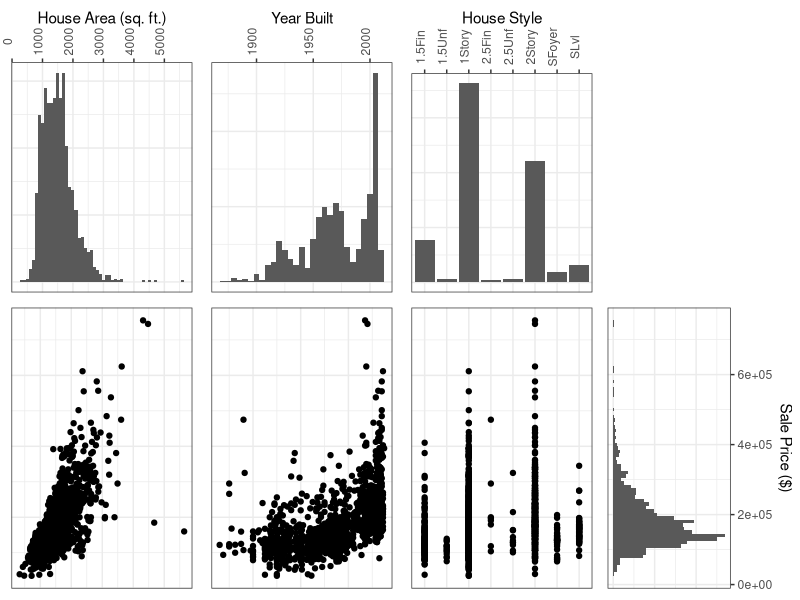
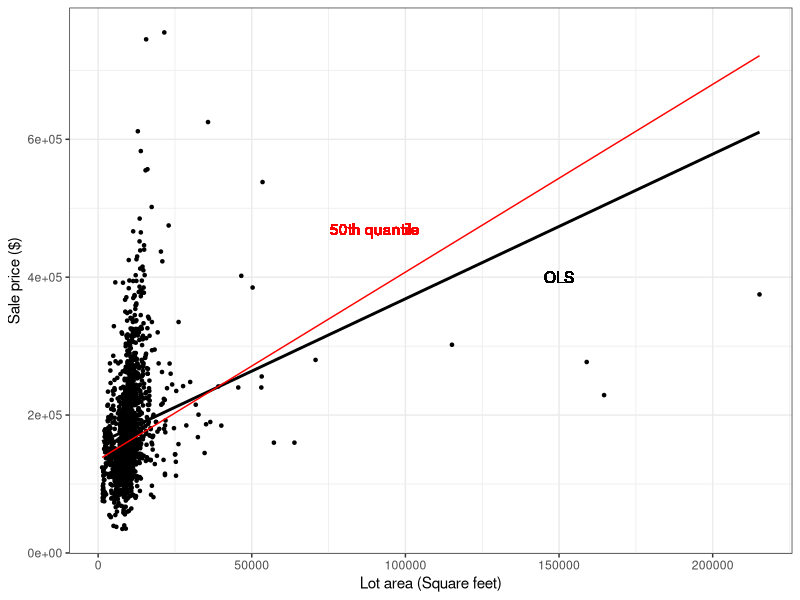
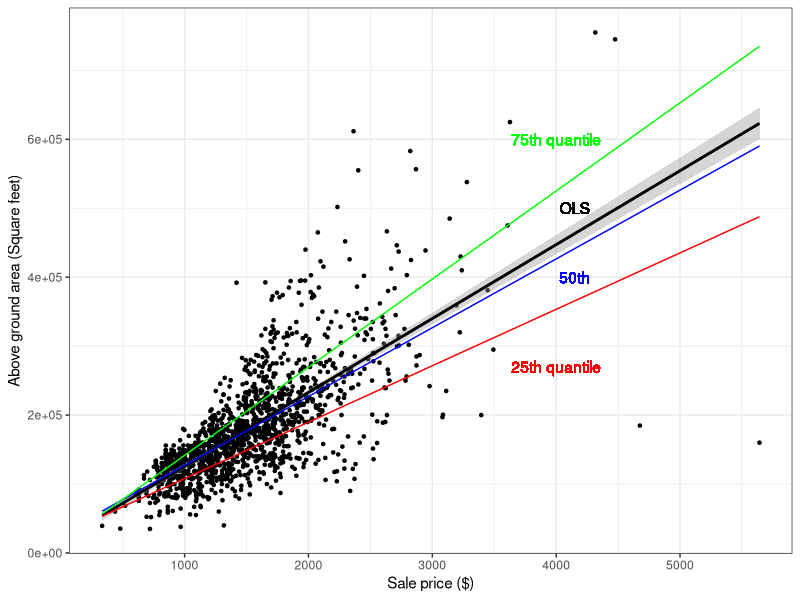

Reproduce these figures in R, in order. (Note: this script raises an error after producing the figures.)
## ---- chunk 1
# installing/loading the package:
# if(!require(installr)) {
#   install.packages("installr"); 
#   require(installr)
# } #load / install+load installr
# # using the package:
# updateR()

# install.packages('fastDummies')
# install.packages("quantreg")
library(quantreg)
#library(sjPlot)
library(haven)
library(fastDummies)
library(gridExtra)
library(tidyverse)
library(Metrics)
require(gridExtra)
library(cowplot)
library(ggplot2)
library(tidyr)
#library(equatiomatic)
#library(fastDummies)
#library(pscl)

#library(gsheet)
#library(brant)
#library(MASS)
#library(lmtest)
#library(reshape2)

#library(nnet)
#library(AER)
#library(boot)

#library(asaur)

## ---- chunk 2
df <- read.csv("TrainData.csv") |>
  select(SalePrice, GrLivArea, LotArea, TotRmsAbvGrd, LotShape, Foundation, YearBuilt, HouseStyle) |>
  na.omit() |>
  distinct()

## ---- chunk 3
suppressWarnings({

p1 <- df |> ggplot(aes(x = GrLivArea)) + geom_histogram(binwidth = 100) + theme_bw() + theme(axis.text.y = element_blank(), axis.text.x = element_text(angle = 90), axis.ticks.y = element_blank()) + ylab(NULL) + xlab("House Area (sq. ft.)") + scale_x_continuous(position = "top")

p2 <- df |> ggplot(aes(x = YearBuilt)) + geom_histogram(binwidth = 5) + theme_bw() + theme(axis.text.y = element_blank(), axis.text.x = element_text(angle = 90), axis.ticks.y = element_blank()) + ylab(NULL) + xlab("Year Built") + scale_x_continuous(position = "top")

p3 <- df |> ggplot(aes(x = HouseStyle)) + geom_histogram(stat="count") + theme_bw() + theme(axis.text.y = element_blank(), axis.text.x = element_text(angle = 90), axis.ticks.y = element_blank()) + ylab(NULL) + xlab("House Style") + scale_x_discrete(position = "top")

p4 <- ggplot() + theme_minimal()

p5 <- df |> ggplot(aes(x = GrLivArea, y = SalePrice)) + geom_point() + theme_bw() + theme(axis.text = element_blank(), axis.ticks = element_blank()) + ylab(NULL) + xlab(NULL)

p6 <- df |> ggplot(aes(x = YearBuilt, y = SalePrice)) + geom_point() + theme_bw() + theme(axis.text = element_blank(), axis.ticks = element_blank()) + ylab(NULL) + xlab(NULL)

p7 <- df |> ggplot(aes(x = HouseStyle, y = SalePrice)) + geom_point() + theme_bw() + theme(axis.text = element_blank(), axis.ticks = element_blank()) + ylab(NULL) + xlab(NULL)

p8 <- df |> ggplot(aes(x = SalePrice)) + geom_histogram(binwidth = 10000) + theme_bw() + ylab(NULL) + xlab("Sale Price ($)") + coord_flip() + scale_x_continuous(position = "top") + theme(axis.text.x = element_blank(), axis.ticks.x = element_blank())

grid.arrange(p1, p2, p3, p4, p5, p6, p7, p8, nrow = 2)

})
## ---- chunk 4

df |> ggplot(aes(y = SalePrice, x = LotArea)) +
  geom_point(size = 0.9) +
  geom_smooth(method = lm, se = F, color = "black") +
  geom_text(aes(y = 400000, x = 150000, label = "OLS"), color="black") + 
  geom_quantile(quantiles=0.5, color="red") + 
  geom_text(aes(y = 470000, x = 90000, label = "50th quantile"), color="red") + 
  ylab("Sale price ($)") +
  xlab("Lot area (Square feet)") +
  theme_bw()
## ---- chunk 5
# df |> ggplot(aes(y = SalePrice, x = GrLivArea)) +
#   geom_boxplot()

df |> ggplot(aes(y = SalePrice, x = GrLivArea)) +
  geom_point(size = 0.9) +
  stat_smooth(method = lm, color = "black") +
  geom_text(aes(x = 4150, y = 500000, label = "OLS"), color="black") + 
  geom_quantile(quantiles=0.25, color="red") + 
  geom_text(aes(x = 4000, y = 270000, label = "25th quantile"), color="red") + 
  geom_quantile(quantiles=0.5, color="blue") + 
  geom_text(aes(x = 4150, y = 400000, label = "50th"), color="blue") + 
  geom_quantile(quantiles=0.75, color="green") + 
  geom_text(aes(x = 4000, y = 600000, label = "75th quantile"), color="green") + 
  xlab("Sale price ($)") +
  ylab("Above ground area (Square feet)") +
  theme_bw()
## ---- chunk 6
get_is_sig_pred_cont <- function(c, m, varName, pvalue, res) {
    dont = ifelse(pvalue < 0.05, "", "don't")
    paste(c(
        "(With $\\alpha$ = 0.05)",
        "Hypotheses:",
        c(sprintf("- H<sub>0</sub>: $\\beta$<sub>%s</sub> = 0", varName)),
        c(sprintf("- H<sub>1</sub>: $\\beta$<sub>%s</sub> $\\neq$ 0", varName)),
        "p-value:",
        c(sprintf("-   p<sub>%s</sub> = %s ($\\alpha$ = 0.05)", varName, pvalue)),
        "Rejection rule:",
        "-   Reject H<sub>0</sub> if p \\< $\\alpha$",
        "Conclusion:",
        c(sprintf("-   We %s have sufficient evidence to conclude that %s is a significant predictor of %s", dont, varName, res))
    ), collapse = "\n\n")
}

get_is_sig_pred_cat <- function(c, m, basevar, varNames, pvalue, res) {
    dont = ifelse(pvalue < 0.05, "", "don't")
    h0 <- "-   H<sub>0</sub>: "
    for (x in varNames) {
        h0 <- paste(sprintf("%s $\\beta$<sub>%s</sub> =", h0, x))
    }
    h0 <- paste(sprintf("%s 0", h0))

    h1 <- "-   H<sub>1</sub>: At least one $\\beta$<sub>i</sub> $\\neq$ 0, i = {"
    for (x in varNames) {
        h1 <- paste(sprintf("%s %s,", h1, x))
    }
    h1 <- substring(h1, 1, nchar(h1) - 1)
    h1 <- paste(sprintf("%s }", h1))

    paste(c(
        "(With $\\alpha$ = 0.05)",
        "Hypotheses:",
        h0,
        h1,
        "p-value:",
        c(sprintf("-   p<sub>%s</sub> = %s ($\\alpha$ = 0.05)", basevar, pvalue)),
        "Rejection rule:",
        "-   Reject H<sub>0</sub> if p \\< $\\alpha$",
        "Conclusion:",
        c(sprintf("-   We %s have sufficient evidence to conclude that %s is a significant predictor of %s", dont, basevar, res))
    ), collapse = "\n\n")
}
# get_is_sig_pred_cont(c2c, m2c, "Procedure.Heart.Attack.Cost", 12, "Rating safety")[[1]][1]
## ---- chunk 7
qr50 = rq(data=df, SalePrice ~ GrLivArea + LotArea + TotRmsAbvGrd + as.factor(LotShape) + as.factor(Foundation), tau=0.50)
qr50_summary = summary(qr50)
## ---- chunk 8
fullDataLength = length(df$SalePrice)
fullDataLength
count10per = fullDataLength / 10
count10per
sorted_df <- df[order(-df$SalePrice),]
names(sorted_df)
length(sorted_df$SalePrice)
Q90SalePrice <- top_n(sorted_df, count10per)
length(Q90SalePrice$SalePrice)
qr90_p = rq(data=df, SalePrice ~ GrLivArea + LotArea + TotRmsAbvGrd + as.factor(LotShape) + as.factor(Foundation), tau=0.90)

mae(predict(ols, newdata=Q90SalePrice), Q90SalePrice$SalePrice)
mae(predict(qr90_p, newdata=Q90SalePrice), Q90SalePrice$SalePrice)

olsMae = mae(predict(ols, newdata=Q90SalePrice$SalePrice), )
olsMae

qr90_pMae = mae(predict(qr90_p), Q90SalePrice$SalePrice)
qr90_pMae
## ---- chunk 9
#Generate all QR models 
taus <- seq(from=0.01, to=1, by=.01)
df <- dummy_cols(df, select_columns="LotShape")
df <- dummy_cols(df, select_columns="Foundation")
colnames(df)
qrs <- rq(data=df, SalePrice ~ GrLivArea + LotArea + TotRmsAbvGrd + LotShape_IR1 + LotShape_IR2 + Foundation_BrkTil + Foundation_CBlock + Foundation_PConc + Foundation_Slab + Foundation_Stone, tau=taus)
## ---- chunk 10
num_of_rows <- nrow(qrs$coefficients)
par(mfrow = c(2, 2))
plot.new()
mtext("Beta change per quantile level", side = 3, line = - 2, outer = TRUE)
plot(qrs$coefficients[1, ], xlab="Quantiles", ylab="Y-Intercepts")
plot(qrs$coefficients[2, ], xlab="Quantiles", ylab="Lot-Area")
plot(qrs$coefficients[3, ], xlab="Quantiles", ylab="TotRmsAbvGrd")
plot(qrs$coefficients[4, ], xlab="Quantiles", ylab="LotShape-IR2")
mtext("Beta change per quantile level", side = 3, line = - 2, outer = TRUE)
plot(qrs$coefficients[5, ], xlab="Quantiles", ylab="LotShape-IR3")
plot(qrs$coefficients[6, ], xlab="Quantiles", ylab="LotShape-Reg")
plot(qrs$coefficients[7, ], xlab="Quantiles", ylab="Foundation-CBlock")
plot(qrs$coefficients[8, ], xlab="Quantiles", ylab="Foundation-PConc")
mtext("Beta change per quantile level", side = 3, line = - 2, outer = TRUE)
plot(qrs$coefficients[9, ], xlab="Quantiles", ylab="Foundation-Slab")
plot(qrs$coefficients[10, ], xlab="Quantiles", ylab="Foundation-Stone")
plot(qrs$coefficients[11, ], xlab="Quantiles", ylab="Foundation-Wood")
# names(qrs)
# qrs$fitted.values[2,]
# names(qrs$model)
# qrs$model[1,]
# anova(qrs, test="Wald", se="iid", joint=FALSE)
# qrs
# fp <- predict(qrs, newdata=df, , stepfun=TRUE)
# head(fp)
# # names(fp)
# fpr <- rearrange(fp)
# # names(fpr)
# fpr[[2]]
# plot(fp[[2]],main = "besbts")
# lines(fpr[[2]], col="red")
# legend(.2,20,c("raw","cooked"),lty = c(1,1),col=c("black","red"))
plot(summary(qrs, se = "iid"))
# summary(qrs, se = "iid")[[1]]$coefficients[1,][4]
# names(qrs)
qrs_summary <- summary(qrs, se = "iid")
## ---- chunk 11
qr50_r_foundation = rq(data=df, SalePrice ~ GrLivArea + LotArea + TotRmsAbvGrd + as.factor(LotShape), tau=0.5)
anova_50_foundation <- anova(qr50, qr50_r_foundation)
anova_50_foundation

qr50_r_lotShape = rq(data=df, SalePrice ~ GrLivArea + LotArea + TotRmsAbvGrd + as.factor(Foundation), tau=0.5)
anova_50_lotShape <- anova(qr50, qr50_r_lotShape)
anova_50_lotShape

qr90 = rq(data=df, SalePrice ~ GrLivArea + LotArea + TotRmsAbvGrd + as.factor(LotShape) + as.factor(Foundation), tau=0.90)
qr90_r_foundation = rq(data=df, SalePrice ~ GrLivArea + LotArea + TotRmsAbvGrd + as.factor(LotShape), tau=0.90)
anova_90_foundation <- anova(qr90, qr90_r_foundation)
anova_90_foundation

qr90_r_lotshape = rq(data=df, SalePrice ~ GrLivArea + LotArea + TotRmsAbvGrd + as.factor(Foundation), tau=0.90)
anova_90_lotshape <- anova(qr90, qr90_r_lotshape)
anova_90_lotshape

### Many quantiles give the error:
### Error in base::backsolve(r, x, k = k, upper.tri = upper.tri, transpose = transpose,  :
###  singular matrix in 'backsolve'. First zero in diagonal [12]
# qr10 = rq(data=df, SalePrice ~ GrLivArea + LotArea + TotRmsAbvGrd + as.factor(LotShape) + as.factor(Foundation), tau=0.10)
# qr10_r_foundation = rq(data=df, SalePrice ~ GrLivArea + LotArea + TotRmsAbvGrd + as.factor(LotShape), tau=0.10)
# anova_10_foundation <- anova(qr10, qr10_r_foundation)
# anova_10_foundation

# qr10_r_lotshape = rq(data=df, SalePrice ~ GrLivArea + LotArea + TotRmsAbvGrd + as.factor(Foundation), tau=0.10)
# anova_10_lotshape <- anova(qr10, qr10_r_lotshape)
# anova_10_lotshape

## ---- chunk 12

## ---- chunk 13

# get_rq <- function(x) {
#   return (rq(data=df, SalePrice ~ GrLivArea + LotArea + TotRmsAbvGrd + LotShape_IR1 + LotShape_IR2 + Foundation_BrkTil + Foundation_CBlock + Foundation_PConc + Foundation_Slab + Foundation_Stone, tau=x))
# }
# # tauus <- function(x) x
# qr_list2 <- sapply(taus, get_rq)
# # qr_list2 <- vapply(taus, get_rq, numeric(1), use_names=TRUE)
# summary(qr_list2[[1]])
# names(qr_list2[[2]])
# qr_list2
# summary(qr_list2[[50]])
# qr_list3 <- list()
# lapply(qr_list2, function(qr_model) {
#   qr_list3[[qr_model$tau]] <- qr_model
# })

# for (i in seq(0, 99)) {
#   qr_list3[[qr_list2[[i]]$tau]] <- c(qr_list2[[i]])
# }
# dic <- c()
# for(qrmodel in qr_list2) {
#   # qrmodel$tau
#   plot(summary(qrmodel))
# }
# names(dic)
# qr_list3

# length(qr_list2)
# names(qrs)
# summary(qrs[0])
## ---- chunk 14

ols = lm(data=df, SalePrice ~ GrLivArea + LotArea + TotRmsAbvGrd + as.factor(LotShape) + as.factor(Foundation))
ols_summary = summary(ols)
ols_summary
## ---- chunk 15
olsMae = mae(predict(ols), df$SalePrice)
olsMae
Qr50Mae = mae(predict(qr50), df$SalePrice)
Qr50Mae
## ---- chunk 16
olsRmse = rmse(predict(ols), df$SalePrice)
olsRmse
Qr50Rmse = rmse(predict(qr50), df$SalePrice)
Qr50Rmse
## ---- chunk 17
ols_summary$df[2]
qr50_summary$rdf
## ---- chunk 18
# Min OLS error
format(round(min(ols_summary$residuals), digits=0), scientific=F)
# Absolute min OLS error
format(round(min(abs(ols_summary$residuals)), digits=0), scientific=F)
# Max OLS error
format(round(max(ols_summary$residuals), digits=0), scientific=F)
# Absolute max OLS error
format(round(max(abs(ols_summary$residuals)), digits=0), scientific=F)
# Min QR 50th error
format(round(min(qr50_summary$residuals), digits=0), scientific=F)
# Absolute min QR 50th error
format(round(min(abs(qr50_summary$residuals)), digits=0), scientific=F)
# Max QR 50th error
format(round(max(qr50_summary$residuals), digits=0), scientific=F)
# Absolute max QR 50th error
format(round(max(abs(qr50_summary$residuals)), digits=0), scientific=F)
